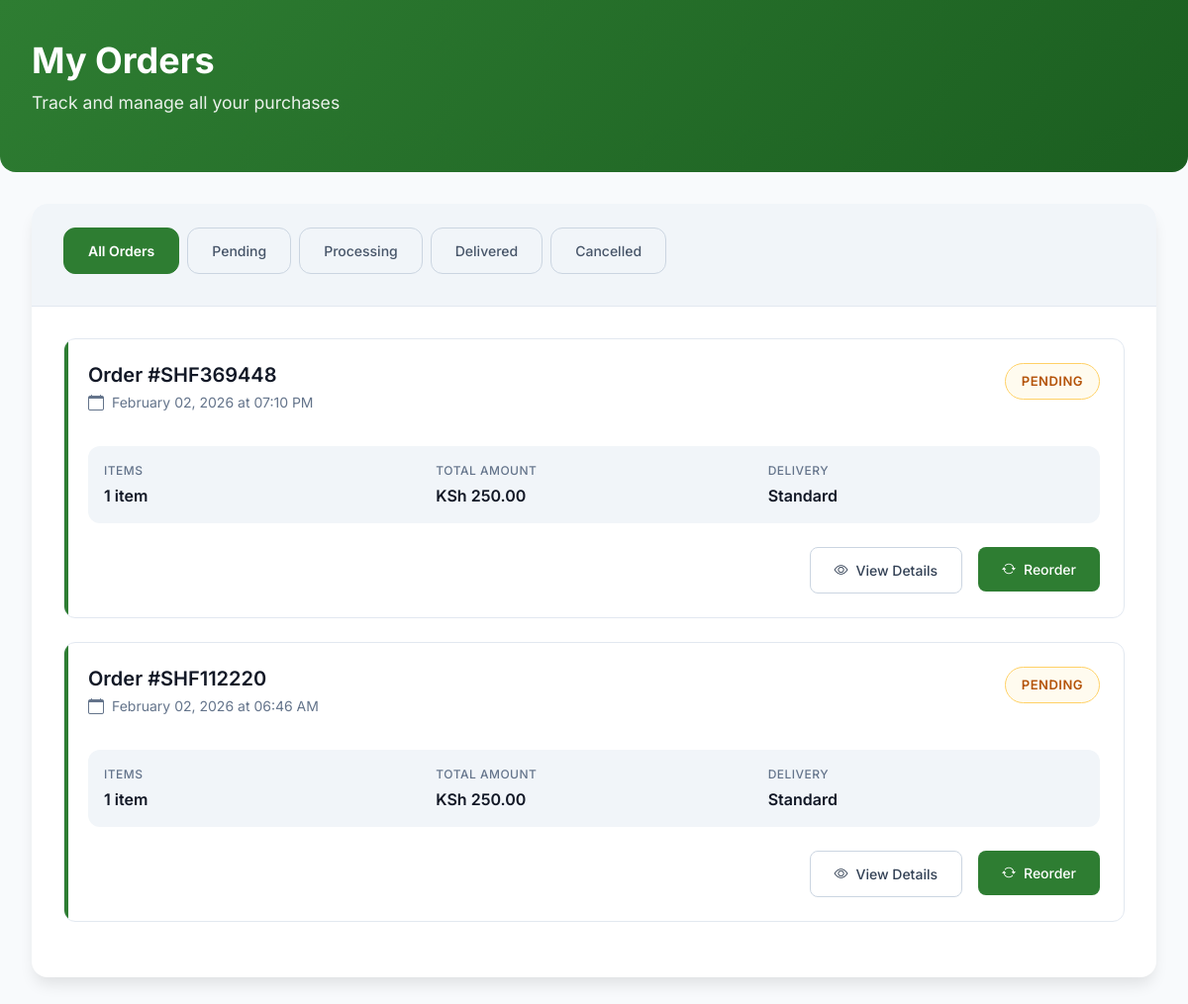
Page /orders (signed in) on the committed database.
### models.py (models this page shows)
class Order(db.Model):
    __tablename__ = "orders"
    id = db.Column(db.Integer, primary_key=True)
    user_id = db.Column(db.Integer, db.ForeignKey("users.id"), nullable=False)
    order_number = db.Column(db.String(50), unique=True, nullable=False)
    total_amount = db.Column(db.Numeric(10, 2), nullable=False)
    status = db.Column(db.String(50), default="pending")  # pending, processing, shipped, delivered, cancelled
    shipping_address = db.Column(db.Text)
    delivery_option = db.Column(db.String(100))
    notes = db.Column(db.Text)
    created_at = db.Column(db.DateTime, default=datetime.utcnow)
    updated_at = db.Column(db.DateTime, default=datetime.utcnow, onupdate=datetime.utcnow)
    items = db.relationship("OrderItem", backref="order", lazy=True, cascade="all, delete-orphan")

### app.py (the view)
    @app.route("/orders")
    @login_required
    def orders():
        from models import Order
        orders_list = Order.query.filter_by(user_id=current_user.id).order_by(Order.created_at.desc()).all()
        return render_template("user/orders.html", orders=orders_list)

### templates/user/orders.html (shortened to what this page needs)
<!DOCTYPE html>
<html lang="en">
<head>
    <link href="https://cdn.jsdelivr.net/npm/bootstrap@5.3.0-alpha1/dist/css/bootstrap.min.css" rel="stylesheet">
    <link href="https://cdn.jsdelivr.net/npm/bootstrap-icons@1.8.1/font/bootstrap-icons.css" rel="stylesheet">
</head>
<body>
    <header class="page-header">
        <div class="header-content">
            <h1>My Orders</h1>
            <p>Track and manage all your purchases</p>
        </div>
    </header>
    <main class="container">
        {% if orders %}
        <div class="orders-container">
            <div class="orders-tabs">
                <nav class="tabs-nav">
                    <button class="tab-btn active" onclick="filterOrders('all')">All Orders</button>
                    <button class="tab-btn" onclick="filterOrders('pending')">Pending</button>
                    <button class="tab-btn" onclick="filterOrders('processing')">Processing</button>
                    <button class="tab-btn" onclick="filterOrders('delivered')">Delivered</button>
                    <button class="tab-btn" onclick="filterOrders('cancelled')">Cancelled</button>
                </nav>
            </div>
            <div class="orders-list">
                {% for order in orders %}
                <div class="order-card" data-status="{{ order.status }}">
                    <div class="order-header">
                        <div class="order-info">
                            <h3>Order #{{ order.order_number }}</h3>
                            <p class="order-date">
                                <i class="bi bi-calendar"></i>
                                {{ order.created_at.strftime('%B %d, %Y at %I:%M %p') }}
                            </p>
                        </div>
                        <div class="order-status status-{{ order.status }}">
                            {{ order.status|title }}
                        </div>
                    </div>
                    <div class="order-details">
                        <div class="detail-item">
                            <span class="detail-label">Items</span>
                            <span class="detail-value">{{ order.items|length }} item{% if order.items|length != 1 %}s{% endif %}</span>
                        </div>
                        <div class="detail-item">
                            <span class="detail-label">Total Amount</span>
                            <span class="detail-value">{{ order.total_amount|currency }}</span>
                        </div>
                        <div class="detail-item">
                            <span class="detail-label">Delivery</span>
                            <span class="detail-value">{{ order.delivery_option|title if order.delivery_option else 'Standard' }}</span>
                        </div>
                    </div>
                    <div class="order-actions">
                        <a href="{{ url_for('order_detail', order_id=order.id) }}" class="btn-view">
                            <i class="bi bi-eye"></i> View Details
                        </a>
                        <form method="POST" action="{{ url_for('reorder', order_id=order.id) }}" class="reorder-form">
                            <button type="submit" class="btn-reorder">
                                <i class="bi bi-arrow-repeat"></i> Reorder
                            </button>
                        </form>
                    </div>
                </div>
                {% endfor %}
            </div>
        </div>
        {% endif %}
    </main>
</body>
</html>

### templates/user/orders.html (style rules this page uses)
:root { --primary-color: #2e7d32; --primary-light: #e8f5e8; --secondary-color: #1b5e20; --success-color: #06d6a0; --warning-color: #ffd166; --danger-color: #ef476f; --dark-color: #121826; --light-color: #f8fafc; --gray-100: #f1f5f9; --gray-200: #e2e8f0; --gray-300: #cbd5e1; --gray-400: #94a3b8; --gray-500: #64748b; --gray-600: #475569; --gray-700: #334155; --gray-800: #1e293b; --radius-sm: 8px; --radius-md: 12px; --radius-lg: 16px; --radius-xl: 24px; --shadow-sm: 0 1px 2px 0 rgba(0, 0, 0, 0.05); --shadow-md: 0 4px 6px -1px rgba(0, 0, 0, 0.1); --shadow-lg: 0 10px 15px -3px rgba(0, 0, 0, 0.1); --shadow-xl: 0 20px 25px -5px rgba(0, 0, 0, 0.1); }
* { margin: 0; padding: 0; box-sizing: border-box; }
body { font-family: 'Inter', -apple-system, BlinkMacSystemFont, sans-serif; background-color: var(--light-color); color: var(--gray-800); line-height: 1.5; }
.page-header { background: linear-gradient(135deg, var(--primary-color) 0%, var(--secondary-color) 100%); color: white; padding: 2.5rem 0; margin-bottom: 2rem; border-radius: 0 0 var(--radius-lg) var(--radius-lg); }
.header-content { max-width: 1200px; margin: 0 auto; padding: 0 2rem; }
.header-content h1 { font-size: 2.25rem; font-weight: 700; margin-bottom: 0.5rem; }
.header-content p { font-size: 1.1rem; opacity: 0.9; }
.container { max-width: 1200px; margin: 0 auto; padding: 0 2rem 3rem; }
.orders-container { background: white; border-radius: var(--radius-lg); box-shadow: var(--shadow-lg); overflow: hidden; }
.orders-tabs { background: var(--gray-100); padding: 1.5rem 2rem; border-bottom: 1px solid var(--gray-200); }
.tabs-nav { display: flex; gap: 0.5rem; overflow-x: auto; padding-bottom: 0.5rem; }
.tab-btn { padding: 0.75rem 1.5rem; background: transparent; border: 1px solid var(--gray-300); border-radius: var(--radius-md); color: var(--gray-600); font-weight: 500; font-size: 14px; cursor: pointer; white-space: nowrap; transition: all 0.2s; }
.tab-btn.active { background: var(--primary-color); border-color: var(--primary-color); color: white; font-weight: 600; }
.orders-list { padding: 2rem; }
.order-card { background: white; border: 1px solid var(--gray-200); border-radius: var(--radius-md); padding: 1.5rem; margin-bottom: 1.5rem; transition: all 0.3s ease; position: relative; overflow: hidden; }
.order-card::before { content: ''; position: absolute; left: 0; top: 0; bottom: 0; width: 4px; background: var(--primary-color); border-radius: var(--radius-md) 0 0 var(--radius-md); }
.order-header { display: flex; justify-content: space-between; align-items: flex-start; margin-bottom: 1rem; }
.order-info h3 { font-size: 1.25rem; font-weight: 600; color: var(--dark-color); margin-bottom: 0.25rem; }
.order-date { color: var(--gray-500); font-size: 14px; display: flex; align-items: center; gap: 0.5rem; }
.order-date i { font-size: 16px; }
.order-status { padding: 0.5rem 1rem; border-radius: 20px; font-size: 13px; font-weight: 600; text-transform: uppercase; letter-spacing: 0.5px; }
.status-pending { background: rgba(255, 209, 102, 0.1); color: #b45309; border: 1px solid var(--warning-color); }
.order-details { display: grid; grid-template-columns: repeat(auto-fit, minmax(150px, 1fr)); gap: 1rem; margin-bottom: 1.5rem; padding: 1rem; background: var(--gray-100); border-radius: var(--radius-md); }
.detail-item { display: flex; flex-direction: column; }
.detail-label { font-size: 12px; color: var(--gray-500); font-weight: 500; text-transform: uppercase; letter-spacing: 0.5px; margin-bottom: 0.25rem; }
.detail-value { font-size: 16px; font-weight: 600; color: var(--dark-color); }
.order-actions { display: flex; gap: 1rem; justify-content: flex-end; }
.btn-view { padding: 0.75rem 1.5rem; background: transparent; border: 1px solid var(--gray-300); border-radius: var(--radius-sm); color: var(--gray-700); font-weight: 500; font-size: 14px; cursor: pointer; transition: all 0.2s; text-decoration: none; display: inline-flex; align-items: center; gap: 0.5rem; }
.btn-reorder { padding: 0.75rem 1.5rem; background: var(--primary-color); border: none; border-radius: var(--radius-sm); color: white; font-weight: 500; font-size: 14px; cursor: pointer; transition: all 0.2s; display: inline-flex; align-items: center; gap: 0.5rem; }
.order-card { animation: fadeIn 0.3s ease forwards; }
.order-card:nth-child(1) { animation-delay: 0.1s; }
.order-card:nth-child(2) { animation-delay: 0.2s; }

### rows in the picture
Order: order_number "SHF369448", created_at "February 02, 2026 at 07:10 PM", status "PENDING", items|length "1", total_amount "KSh 250.00", delivery_option "Standard"
Order: order_number "SHF112220", created_at "February 02, 2026 at 06:46 AM", status "PENDING", items|length "1", total_amount "KSh 250.00", delivery_option "Standard"
